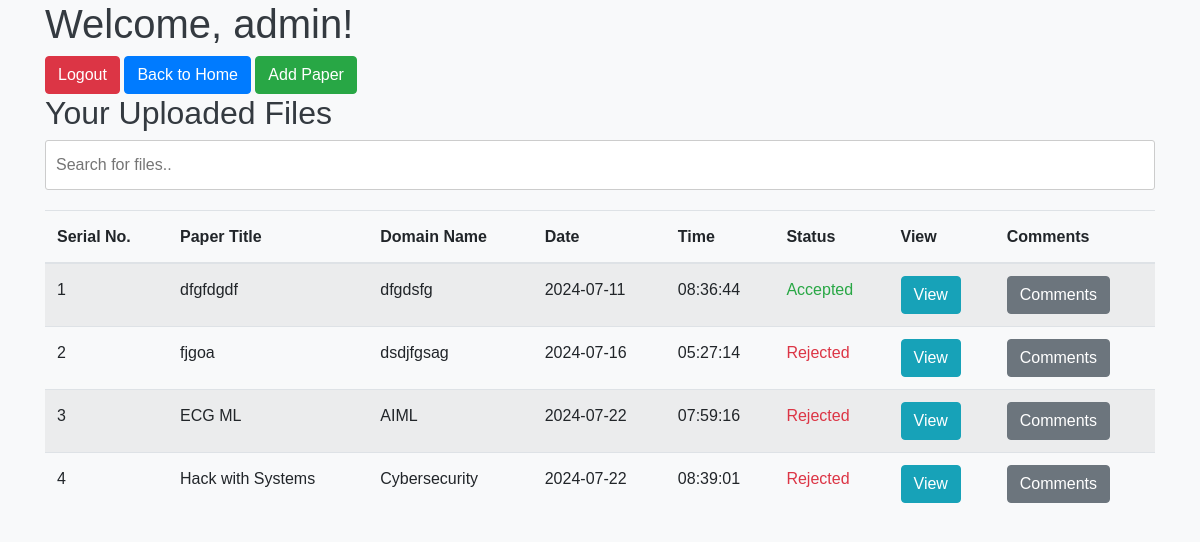
The page /accounts/home/ (signed in) on the database its author committed.
### accounts/models.py (models this page shows, shortened)
class UploadedFile(models.Model):
    user = models.ForeignKey(User, on_delete=models.CASCADE)
    title = models.CharField(max_length=255)
    user_name = models.CharField(max_length=255)
    domain = models.CharField(max_length=255)
    file = models.FileField(upload_to='uploads/')
    uploaded_at = models.DateTimeField(auto_now_add=True)
    uploaded_to_home2 = models.BooleanField(null=True, blank=True, default=None)  # Allow null and blank
    reviewer_feedback = models.CharField(max_length=20, choices=[('accepted', 'Accepted'), ('rejected', 'Rejected'), ('pending', 'Pending')], default='pending')
    reviewer = models.ForeignKey(User, related_name='reviewed_files', on_delete=models.SET_NULL, null=True, blank=True)
    reviewer_comment = models.TextField(null=True, blank=True)

### accounts/views.py (the view)
# urls.py: path('home/', views.home, name='home'),
@login_required
def home(request):
    if request.method == 'POST':
        form = UploadFileForm(request.POST, request.FILES)
        if form.is_valid():
            uploaded_file = form.save(commit=False)
            uploaded_file.user = request.user
            uploaded_file.save()
            return redirect('home')
    else:
        form = UploadFileForm()
    files = UploadedFile.objects.filter(user=request.user)
    return render(request, 'home.html', {'form': form, 'files': files})

### accounts/forms.py (shortened to what this page needs)
class UploadFileForm(forms.ModelForm):
    class Meta:
        model = UploadedFile
        fields = ['file']

### accounts/templates/home.html (shortened to what this page needs)
<!DOCTYPE html>
<html>
<head>
    <link rel="stylesheet" href="https://cdnjs.cloudflare.com/ajax/libs/twitter-bootstrap/4.5.0/css/bootstrap.min.css">
</head>
<body>
    <div class="container">
        <h1>Welcome, {{ user.username }}!</h1>
        <a href="{% url 'login' %}" class="btn btn-danger">Logout</a>
        <a href="{% url 'home2' %}" class="btn btn-primary">Back to Home</a>
        <a href="{% url 'paper_submission' %}" class="btn btn-success">Add Paper</a>
        <h2>Your Uploaded Files</h2>
        <div class="search-container">
            <input type="text" id="search-input" class="search-input" onkeyup="filterTable()" placeholder="Search for files..">
        </div>
        <table class="table table-striped">
            <thead>
                <tr>
                    <th>Serial No.</th>
                    <th>Paper Title</th>
                    <th>Domain Name</th>
                    <th>Date</th>
                    <th>Time</th>
                    <th>Status</th>
                    <th>View</th>
                    <th>Comments</th>
                </tr>
            </thead>
            <tbody id="files-table">
                {% for file in files %}
                    <tr>
                        <td>{{ forloop.counter }}</td>
                        <td>{{ file.title }}</td>
                        <td>{{ file.domain }}</td>
                        <td>{{ file.uploaded_at|date:"Y-m-d" }}</td>
                        <td>{{ file.uploaded_at|date:"H:i:s" }}</td>
                        <td class="{% if file.uploaded_to_home2 is True %}status-accepted{% elif file.uploaded_to_home2 is False %}status-rejected{% else %}status-pending{% endif %}">
                            {% if file.uploaded_to_home2 is True %}Accepted{% elif file.uploaded_to_home2 is False %}Rejected{% else %}Pending{% endif %}
                        </td>
                        <td><a href="{{ file.file.url }}" target="_blank" class="btn btn-info">View</a></td>
                        <td><button class="btn btn-secondary" onclick="showCommentPopup('{{ file.reviewer_comment }}')">Comments</button></td>
                    </tr>
                {% endfor %}
            </tbody>
        </table>
    </div>
</body>
</html>

### accounts/templates/home.html (style rules this page uses)
body { font-family: 'Poppins', sans-serif; font-weight: 300; line-height: 1.7; color: #343a40; background-color: #f8f9fa; }
.status-accepted { color: #28a745; }
.status-rejected { color: #dc3545; }
.search-container { margin-bottom: 20px; }
.search-input { width: 100%; padding: 10px; border: 1px solid #ccc; border-radius: 3px; font-size: 16px; }

### rows shown on the page
UploadedFile: title "dfgfdgdf", domain "dfgdsfg", uploaded_at "2024-07-11", uploaded_at "08:36:44", uploaded_to_home2 "Accepted"
UploadedFile: title "fjgoa", domain "dsdjfgsag", uploaded_at "2024-07-16", uploaded_at "05:27:14", uploaded_to_home2 "Rejected"
UploadedFile: title "ECG ML", domain "AIML", uploaded_at "2024-07-22", uploaded_at "07:59:16", uploaded_to_home2 "Rejected"
UploadedFile: title "Hack with Systems", domain "Cybersecurity", uploaded_at "2024-07-22", uploaded_at "08:39:01", uploaded_to_home2 "Rejected"

### other values the page prints
{{ user.username }} "admin"
